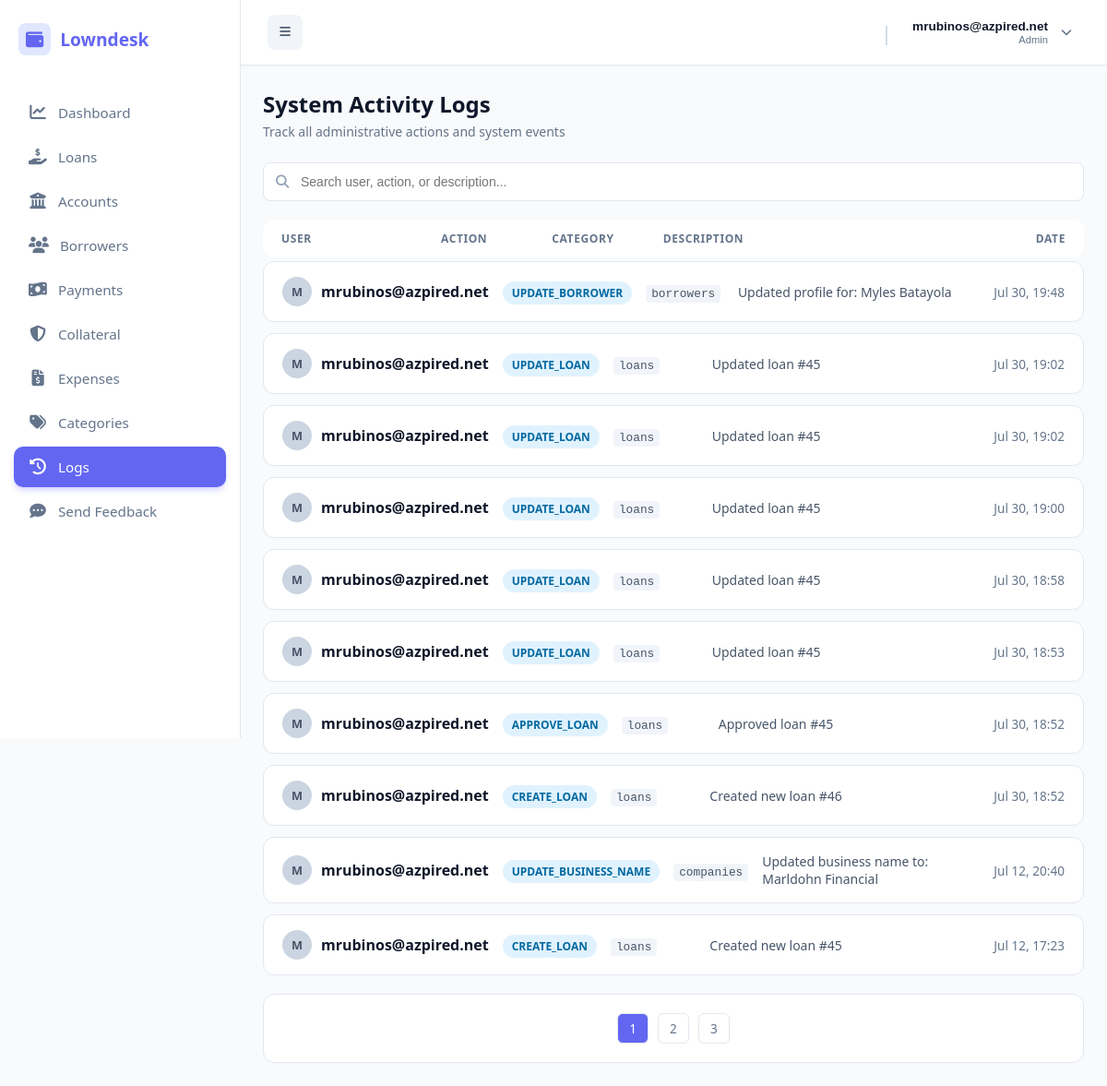
The app's page /public/index.php?url=activitylogs/index (signed in) with its own data.
### tables this page shows
CREATE TABLE `activity_logs` (
  `id` int(11) NOT NULL,
  `company_id` int(11) NOT NULL,
  `user_id` int(11) NOT NULL,
  `action` varchar(50) NOT NULL,
  `table_name` varchar(50) DEFAULT NULL,
  `record_id` int(11) DEFAULT NULL,
  `description` text DEFAULT NULL,
  `ip_address` varchar(45) DEFAULT NULL,
  `created_at` timestamp NOT NULL DEFAULT current_timestamp()
);

CREATE TABLE `users` (
  `id` int(11) NOT NULL,
  `company_id` int(11) NOT NULL,
  `username` varchar(50) NOT NULL,
  `password` varchar(255) NOT NULL,
  `role` varchar(30) DEFAULT 'admin',
  `created_at` timestamp NOT NULL DEFAULT current_timestamp(),
  `status` tinyint(1) DEFAULT 1
);

### app/controllers/ActivityLogsController.php (called while the page is built, shortened)
<?php
require_once __DIR__ . '/../models/ActivityLog.php';
class ActivitylogsController {
    private $activityModel;
    public function __construct() {
        $this->activityModel = new ActivityLog();
    }
    public function index() {
        $company_id = $_SESSION['user']['company_id'];
        $limit = 10;
        $page = isset($_GET['page']) && (int)$_GET['page'] > 0 ? (int)$_GET['page'] : 1;
        $offset = ($page - 1) * $limit;
        $totalLogs = $this->activityModel->countByCompany($company_id);
        $totalPages = ceil($totalLogs / $limit);
        $logs = $this->activityModel->getPaginatedByCompany($company_id, $limit, $offset);
        require_once __DIR__ . '/../views/admin/activitylogs/index.php';
    }
}

### public/index.php (called while the page is built, shortened)
<?php
require_once __DIR__ . "/../app/core/Database.php";
require_once __DIR__ . "/../app/core/Model.php";
$init = new App();

### app/core/Database.php (called while the page is built)
<?php
class Database {
    private static $host = "localhost";
    private static $port = "3306";
    private static $db   = "loan_saas_db";
    private static $user = "root";
    private static $pass = "";
    public static function getConnection() {
        try {
            $conn = new PDO(
                "mysql:host=" . self::$host . ";port=" . self::$port . ";dbname=" . self::$db,
                self::$user,
                self::$pass
            );
            $conn->setAttribute(PDO::ATTR_ERRMODE, PDO::ERRMODE_EXCEPTION);
            $conn->setAttribute(PDO::ATTR_DEFAULT_FETCH_MODE, PDO::FETCH_ASSOC);
            return $conn;
        } catch (Exception $e) {
            die("Database connection failed: " . $e->getMessage());
        }
    }
}

### app/core/Model.php (called while the page is built, shortened)
<?php
require_once __DIR__ . "/Database.php";
class Model {
    public function __construct() {
        $this->conn = Database::getConnection();
    }
}

### app/models/ActivityLog.php (called while the page is built, shortened)
<?php
require_once __DIR__ . '/../core/Model.php';
class ActivityLog extends Model {
    public function countByCompany($company_id) {
        $stmt = $this->conn->prepare("SELECT COUNT(*) FROM activity_logs WHERE company_id = ?");
        $stmt->execute([$company_id]);
        return $stmt->fetchColumn();
    }
    public function getPaginatedByCompany($company_id, $limit, $offset) {
        $stmt = $this->conn->prepare("
            SELECT l.*, u.username
            FROM activity_logs l
            JOIN users u ON l.user_id = u.id
            WHERE l.company_id = ?
            ORDER BY l.created_at DESC
            LIMIT ? OFFSET ?
        ");
        $stmt->bindValue(1, (int)$company_id, PDO::PARAM_INT);
        $stmt->bindValue(2, (int)$limit, PDO::PARAM_INT);
        $stmt->bindValue(3, (int)$offset, PDO::PARAM_INT);
        $stmt->execute();
        return $stmt->fetchAll(PDO::FETCH_ASSOC);
    }
}

### app/views/admin/activitylogs/index.php (the view, shortened to what this page needs)
<?php require_once dirname(__DIR__, 2) . '/layouts/header.php'; ?>
<div class="page-container">
    <div class="page-header">
        <div>
            <h1 class="page-title">System Activity Logs</h1>
            <p class="page-subtitle">Track all administrative actions and system events</p>
        </div>
    </div>
    <div class="filter-card">
        <div class="search-wrapper">
            <i class="fas fa-search search-icon"></i>
            <input type="text" id="searchInput" class="search-input" placeholder="Search user, action, or description..." onkeyup="filterLogs()">
        </div>
    </div>
    <div class="log-list">
        <div class="log-row header">
            <div>User</div>
            <div>Action</div>
            <div>Category</div>
            <div>Description</div>
            <div style="text-align: right;">Date</div>
        </div>
        <?php if (empty($logs)): ?>
            <div style="padding: 40px; text-align: center; color: #94a3b8; background: #ffffff; border: 1px solid #e2e8f0; border-radius: 12px;">No recent activities found.</div>
        <?php else: ?>
            <?php foreach ($logs as $log): ?>
                <div class="log-row log-item"
                     data-username="<?= strtolower(htmlspecialchars($log['username'])) ?>"
                     data-action="<?= strtolower(htmlspecialchars($log['action'])) ?>"
                     data-table="<?= strtolower(htmlspecialchars($log['table_name'])) ?>"
                     data-description="<?= strtolower(htmlspecialchars($log['description'])) ?>">
                    <div data-label="User" style="display: flex; align-items: center;">
                        <div style="display: flex; align-items: center; width: 100%;">
                            <div class="avatar-mini"><?= strtoupper(substr($log['username'], 0, 1)) ?></div>
                            <strong style="color: #0f172a;"><?= htmlspecialchars($log['username']) ?></strong>
                        </div>
                    </div>
                    <div data-label="Action">
                        <span class="badge-info"><?= htmlspecialchars($log['action']) ?></span>
                    </div>
                    <div data-label="Category"><code style="color: #475569; background: #f1f5f9; padding: 2px 6px; border-radius: 4px; font-size: 0.8rem;"><?= htmlspecialchars($log['table_name']) ?></code></div>
                    <div data-label="Description" style="color: #475569; font-size: 0.875rem;"><?= htmlspecialchars($log['description']) ?></div>
                    <div data-label="Date" style="text-align: right;">
                        <span style="font-size: 0.85rem; color: #64748b;">
                            <?= date('M d, H:i', strtotime($log['created_at'])) ?>
                        </span>
                    </div>
                </div>
            <?php endforeach; ?>
        <?php endif; ?>
        <?php if ($totalPages > 1): ?>
            <div style="padding: 20px; display: flex; justify-content: center; gap: 10px; background: #ffffff; border: 1px solid #e2e8f0; border-radius: 12px; margin-top: 20px;">
                <?php for ($i = 1; $i <= $totalPages; $i++): ?>
                    <a href="?url=activitylogs/index&page=<?= $i ?>"
                       style="padding: 6px 12px; border-radius: 6px; text-decoration: none;
                              background: <?= ($i == $page) ? '#6366f1' : '#fff' ?>;
                              color: <?= ($i == $page) ? '#fff' : '#64748b' ?>;
                              border: 1px solid #e2e8f0; font-size: 0.85rem;">
                        <?= $i ?>
                    </a>
                <?php endfor; ?>
            </div>
        <?php endif; ?>
    </div>
</div>
<?php require_once dirname(__DIR__, 2) . '/layouts/footer.php'; ?>

### app/views/layouts/header.php (style rules this page uses)
:root { --sidebar-bg: #ffffff; --primary-color: #6366f1; --hover-bg: #f5f3ff; --text-main: #1e293b; --text-muted: #64748b; --border-color: #e2e8f0; }
body { margin: 0; font-family: 'Segoe UI', sans-serif; background: #f8fafc; display: flex; }

### app/views/admin/activitylogs/index.php (style rules this page uses)
.page-header { display: flex; justify-content: space-between; align-items: center; margin-bottom: 24px; }
.page-title { font-size: 1.5rem; font-weight: 700; color: #0f172a; margin: 0 0 4px 0; }
.page-subtitle { color: #64748b; font-size: 0.875rem; margin: 0; }
.filter-card { display: flex; gap: 16px; margin-bottom: 20px; align-items: center; }
.search-wrapper { position: relative; flex: 1; }
.search-icon { position: absolute; left: 14px; top: 50%; transform: translateY(-50%); color: #94a3b8; font-size: 0.9rem; }
.search-input { width: 100%; padding: 12px 16px 12px 40px; background: #ffffff; border: 1px solid #e2e8f0; border-radius: 8px; font-size: 0.875rem; color: #1e293b; outline: none; box-sizing: border-box; transition: border-color 0.2s; }
.log-list { background: transparent; }
.log-row { display: grid; grid-template-columns: 1.5fr 1fr 1fr 3fr 1fr; padding: 16px 20px; background: #ffffff; border: 1px solid #e2e8f0; border-radius: 12px; margin-bottom: 12px; align-items: center; gap: 15px; transition: background-color 0.15s; }
.log-row.header { background: #ffffff; font-weight: 700; color: #64748b; font-size: 0.75rem; letter-spacing: 0.05em; text-transform: uppercase; border: none; padding: 12px 20px; margin-bottom: 4px; }
.badge-info { background: #e0f2fe; color: #0369a1; padding: 4px 10px; border-radius: 20px; font-size: 0.75rem; font-weight: 600; white-space: nowrap; }
.avatar-mini { width: 32px; height: 32px; background: #cbd5e1; border-radius: 50%; display: flex; align-items: center; justify-content: center; font-weight: bold; font-size: 0.8rem; margin-right: 10px; flex-shrink: 0; color: #475569; }

### records on screen
activity_logs: user.username "M", user.username "mrubinos@azpired.net", action "UPDATE_BORROWER", table_name "borrowers", description "Updated profile for: Myles Batayola", created_at "Jul 30, 19:48"
activity_logs: user.username "M", user.username "mrubinos@azpired.net", action "UPDATE_LOAN", table_name "loans", description "Updated loan #45", created_at "Jul 30, 19:02"
activity_logs: user.username "M", user.username "mrubinos@azpired.net", action "UPDATE_LOAN", table_name "loans", description "Updated loan #45", created_at "Jul 30, 19:02"
activity_logs: user.username "M", user.username "mrubinos@azpired.net", action "UPDATE_LOAN", table_name "loans", description "Updated loan #45", created_at "Jul 30, 19:00"
activity_logs: user.username "M", user.username "mrubinos@azpired.net", action "UPDATE_LOAN", table_name "loans", description "Updated loan #45", created_at "Jul 30, 18:58"
activity_logs: user.username "M", user.username "mrubinos@azpired.net", action "UPDATE_LOAN", table_name "loans", description "Updated loan #45", created_at "Jul 30, 18:53"
activity_logs: user.username "M", user.username "mrubinos@azpired.net", action "APPROVE_LOAN", table_name "loans", description "Approved loan #45", created_at "Jul 30, 18:52"
activity_logs: user.username "M", user.username "mrubinos@azpired.net", action "CREATE_LOAN", table_name "loans", description "Created new loan #46", created_at "Jul 30, 18:52"
activity_logs: user.username "M", user.username "mrubinos@azpired.net", action "UPDATE_BUSINESS_NAME", table_name "companies", description "Updated business name to: Marldohn Financial", created_at "Jul 12, 20:40"
activity_logs: user.username "M", user.username "mrubinos@azpired.net", action "CREATE_LOAN", table_name "loans", description "Created new loan #45", created_at "Jul 12, 17:23"

### other values on screen
$item['label'] "Dashboard"
$item['label'] "Loans"
$item['label'] "Accounts"
$item['label'] "Borrowers"
$item['label'] "Payments"
$item['label'] "Collateral"
$item['label'] "Expenses"
$item['label'] "Categories"
$item['label'] "Logs"
$item['label'] "Send Feedback"
$userName "mrubinos@azpired.net"
$userRole ?: 'Active User' "Admin"
